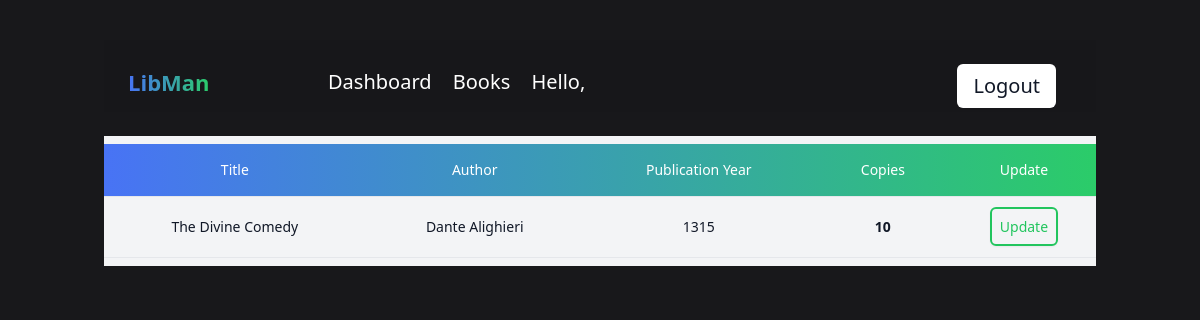
The page /books/ on the database as committed earlier.
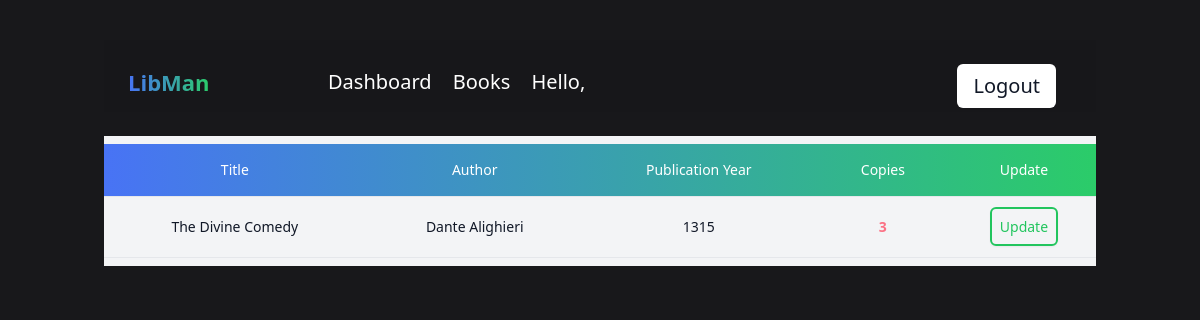
The same page on the database as committed later.
### main/models.py (models this page shows, shortened)
class Book(models.Model):
    title=models.CharField(max_length=200, null=True)
    author=models.CharField(max_length=200, null=True)
    yearOfPublication=models.CharField(max_length=5, null=True)
    copies=models.IntegerField(null=True)
    description=models.CharField(max_length=10000, null=True)
    date_created=models.DateTimeField(auto_now_add=True, null=True)
    tags=models.ManyToManyField(Tag)

### main/views.py (the view)
# urls.py: path('books/',views.books,name='books'),
def books(request):
    books = Book.objects.all()
    context={'books':books}
    return render(request,'main/books.html',context)

### main/templates/main/books.html (shortened to what this page needs)
{% extends 'main/base.html' %}
{% block content %}
<div>
    <div class="flex flex-col bg-gray-100">
        <div class="overflow-x-auto sm:-mx-6 lg:-mx-8">
          <div class="py-2 inline-block min-w-full sm:px-6 lg:px-8">
            <div class="overflow-x-auto">
              <table class="min-w-full text-center">
                <thead class="border-b bg-gradient-to-r from-[#4873f5] to-[#2bcc69] ">
                  <tr>
                    <th scope="col" class="text-sm font-medium px-6 py-4 text-center">
                      Title
                    </th>
                    <th scope="col" class="text-sm font-medium px-6 py-4 text-center">
                      Author
                    </th>
                    <th scope="col" class="text-sm font-medium px-6 py-4 text-center">
                      Publication Year
                    </th>
                    <th scope="col" class="text-sm font-medium px-6 py-4 text-center">
                      Copies
                    </th>
                    <th scope="col" class="text-sm font-medium px-6 py-4 text-center">
                      Update
                    </th>
                  </tr>
                </thead>
                <tbody>
                    {% for book in books %}
                  <tr class="border-b">
                    <td class="text-sm text-gray-900 px-6 py-4 whitespace-nowrap">
                      {{book.title}}
                    </td>
                    <td class="text-sm text-gray-900 px-6 py-4 whitespace-nowrap">
                      {{book.author}}
                    </td>
                    <td class="text-sm text-gray-900 px-6 py-4 whitespace-nowrap">
                      {{book.yearOfPublication}}
                    </td>
                    {% if book.copies < 5 %}
                    <td class="text-sm text-rose-400 font-bold px-6 py-4 whitespace-nowrap">
                      {{book.copies}}
                    </td>
                    {% elif book.copies < 15 %}
                    <td class="text-sm text-gray-900 font-bold px-6 py-4 whitespace-nowrap">
                      {{book.copies}}
                    </td>
                    {% endif %}
                    <td class="px-2 py-5 border-b border-gray-200 text-sm text-center">
                      <a class="border-2 text-center cursor-pointer border-green-500 text-green-500 bg-transparent hover:bg-green-500 hover:text-white shadow-sm rounded-md p-2 whitespace-no-wrap" href="{% url 'update_book' book.id %}">
                        Update
                      </a>
                    </td>
                  </tr>
                  {% endfor %}
                </tbody>
              </table>
            </div>
          </div>
        </div>
      </div>
</div>
{% endblock %}

Rows that differ between the two databases and show on the page:
changed Book "The Divine Comedy": copies "10" → "3"
